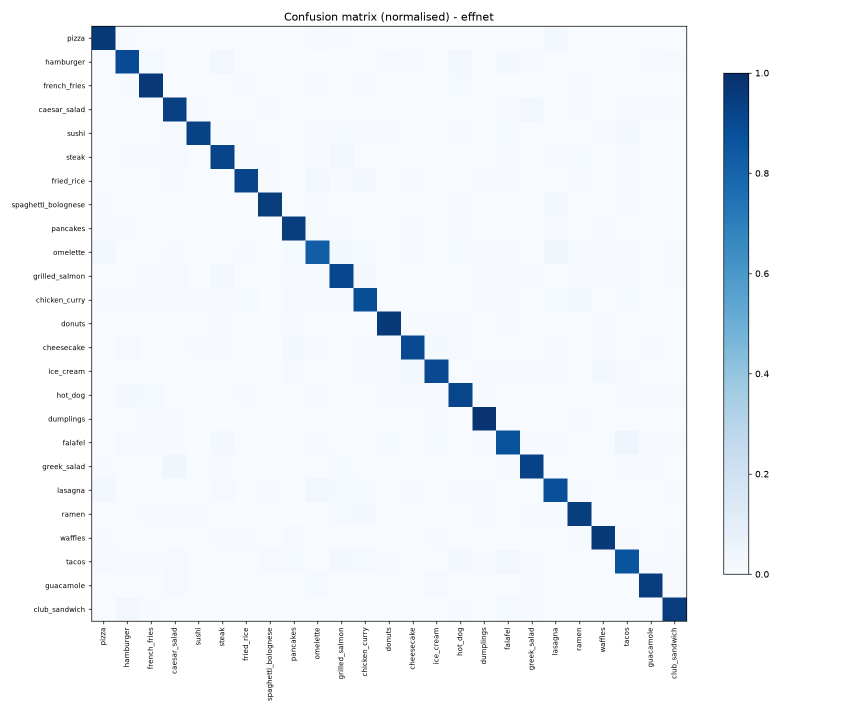
#> input picture reports/confusion_matrix_effnet.png, 1690 x 1430 px (shown at 1/2 size)
$ python -i quality.py   (imports and definitions only)   (older library calls are emulated)
#> lines starting #> are read from the running program, lines starting #| are printed output that depends on the picture
#> further down, picture is the input picture: shape (1430, 1690, 3); mean B, G, R 248.5, 243.8, 239.1
"""Image quality gate: blur, brightness, resolution checks.

Rejection reasons are user-facing and therefore in Azerbaijani.
"""

from __future__ import annotations

from dataclasses import dataclass, field

import cv2
import numpy as np

BLUR_THRESHOLD = 100.0
BRIGHTNESS_MIN = 40.0
BRIGHTNESS_MAX = 220.0
MIN_SIDE = 224


@dataclass
class QualityReport:
    """Result of the quality gate.

    Attributes:
        ok: True if the image passes all checks.
        reasons_az: Azerbaijani rejection reasons (empty when ok).
        scores: Raw measured values for logging/UI.
    """

    ok: bool
    reasons_az: list[str] = field(default_factory=list)
    scores: dict[str, float] = field(default_factory=dict)


def check_quality(img: np.ndarray) -> QualityReport:
    """Run blur, brightness and resolution checks on a BGR image.

    Args:
        img: BGR uint8 image (as returned by cv2.imread).

    Returns:
        QualityReport with ok flag, Azerbaijani reasons, and raw scores.
    """
    if img is None or img.size == 0:
        return QualityReport(False, ["Şəkil oxuna bilmədi."], {})

    gray = cv2.cvtColor(img, cv2.COLOR_BGR2GRAY)
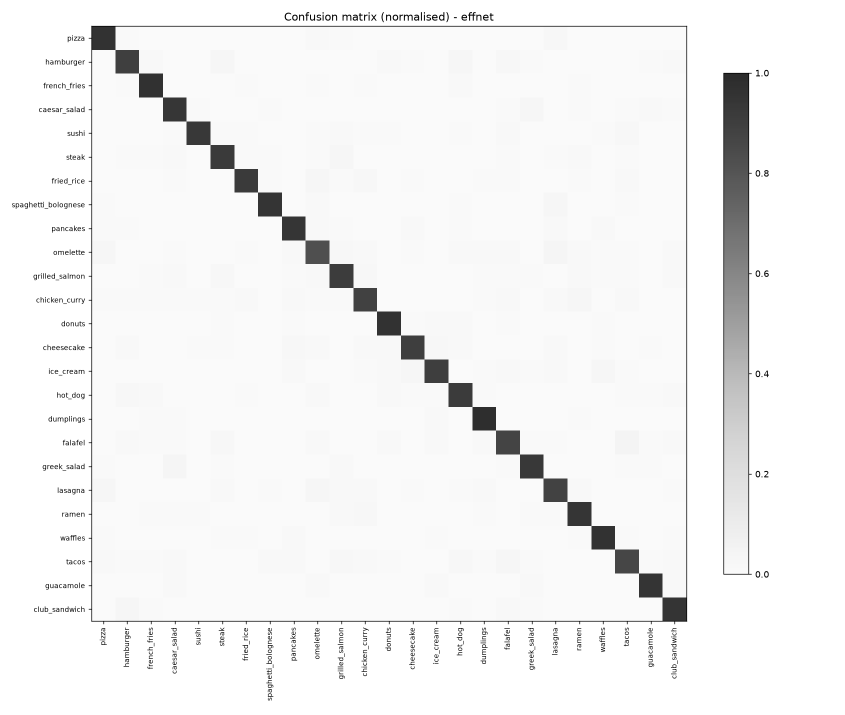
#> gray: shape (1430, 1690) (shown at 1/2 size); min 0, max 255, mean 242.8
    blur_score = float(cv2.Laplacian(gray, cv2.CV_64F).var())
#> blur_score = 1560.6

    hsv = cv2.cvtColor(img, cv2.COLOR_BGR2HSV)
#> hsv: shape (1430, 1690, 3); mean H, S, V 63.6, 12.8, 248.5
    brightness = float(hsv[:, :, 2].mean())
#> brightness = 248.5

    min_side = min(img.shape[:2])
#> min_side = 1430
    reasons: list[str] = []
    if blur_score < BLUR_THRESHOLD:
        reasons.append("Şəkil bulanıqdır, yenidən çəkin.")
    if brightness < BRIGHTNESS_MIN:
        reasons.append("Şəkil çox qaranlıqdır, işıqlı yerdə çəkin.")
    elif brightness > BRIGHTNESS_MAX:
        reasons.append("Şəkil həddindən artıq işıqlıdır, parıltını azaldın.")
    if min_side < MIN_SIDE:
        reasons.append(f"Şəkil çox kiçikdir (minimum {MIN_SIDE}px tərəf lazımdır).")

    scores = {"blur_score": round(blur_score, 1), "brightness": round(brightness, 1),
              "min_side": float(min_side)}
#> scores = {'blur_score': 1560.6, 'brightness': 248.5, 'min_side': 1430}
    return QualityReport(ok=not reasons, reasons_az=reasons, scores=scores)


# [4 lines not run here, left out]

>>> import cv2
>>> picture = cv2.imread('../../reports/confusion_matrix_effnet.png')
>>> result = check_quality(picture)

$ run again, on reports/confusion_matrix_simple.png
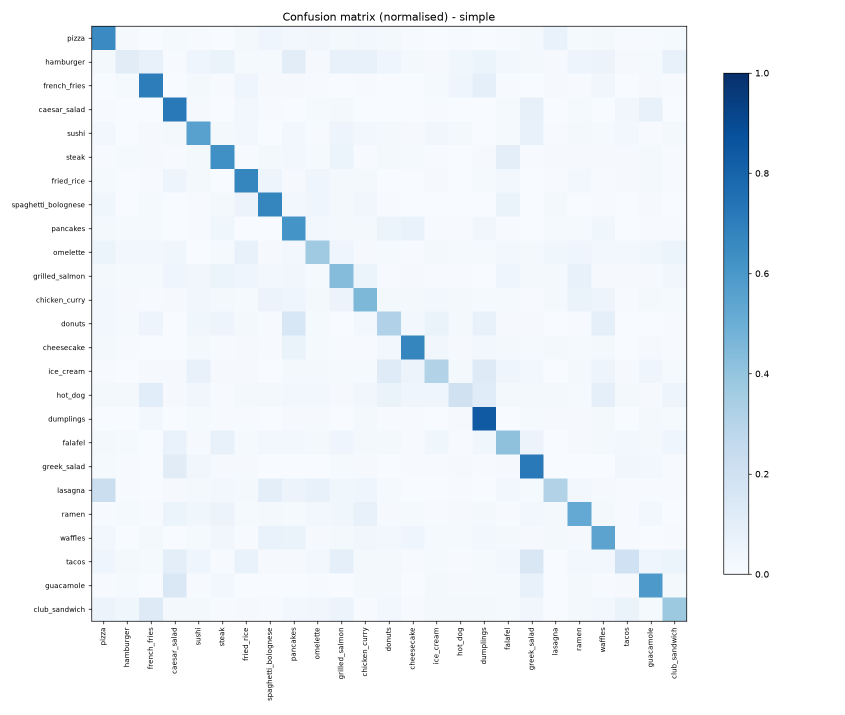
#> input picture reports/confusion_matrix_simple.png, 1690 x 1430 px (shown at 1/2 size)
#> picture is the input picture: shape (1430, 1690, 3); mean B, G, R 249.5, 244.7, 239.4
#> in check_quality, `gray = cv2.cvtColor(img, cv2.COLOR_BGR2GRAY)`:
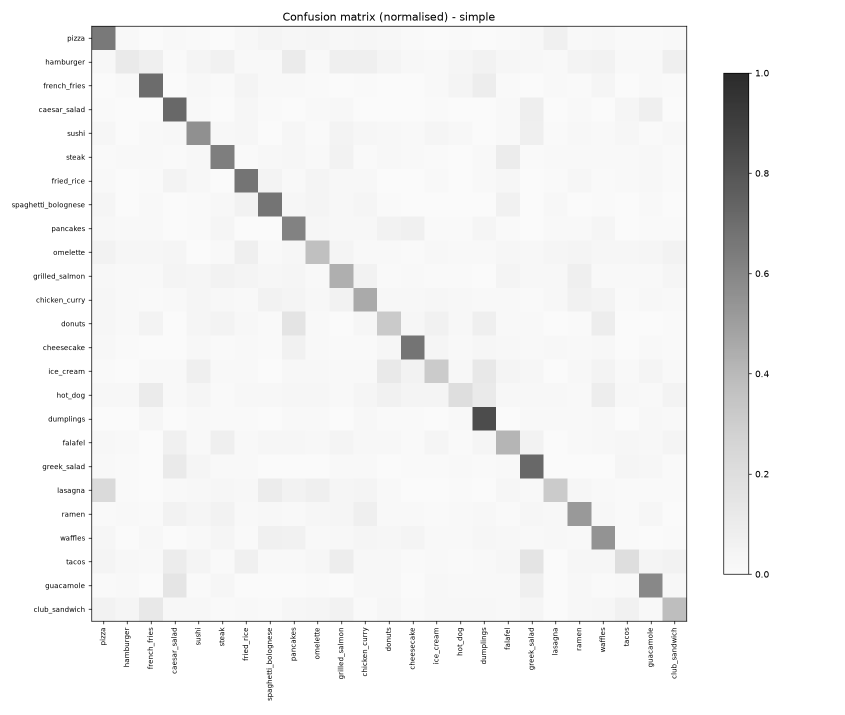
#> gray: shape (1430, 1690) (shown at 1/2 size); min 0, max 255, mean 243.6
#> blur_score = 1459
#> hsv: shape (1430, 1690, 3); mean H, S, V 63.6, 11.5, 249.5
#> brightness = 249.5
#> scores = {'blur_score': 1459, 'brightness': 249.5, 'min_side': 1430}

$ run again, on reports/model_comparison.png
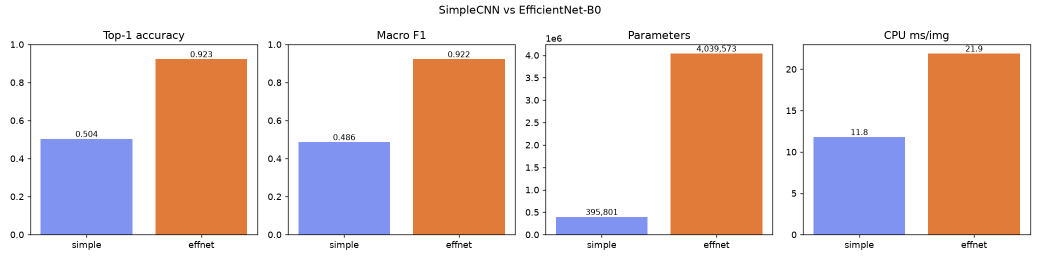
#> input picture reports/model_comparison.png, 2080 x 520 px (shown at 1/2 size)
#> picture is the input picture: shape (520, 2080, 3); mean B, G, R 200.9, 207.2, 229.7
#> in check_quality, `gray = cv2.cvtColor(img, cv2.COLOR_BGR2GRAY)`:
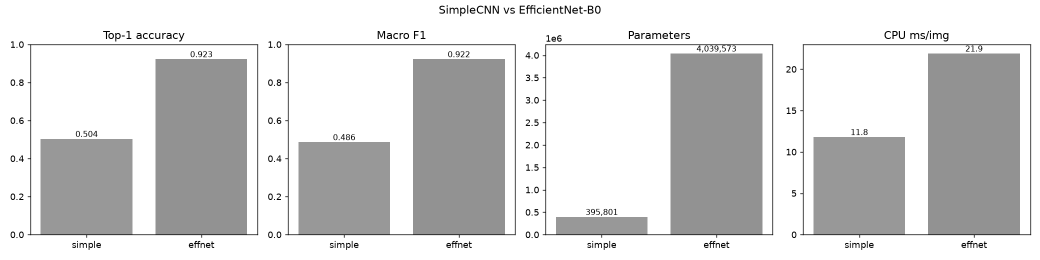
#> gray: shape (520, 2080) (shown at 1/2 size); min 0, max 255, mean 213.3
#> blur_score = 2408.6
#> hsv: shape (520, 2080, 3); mean H, S, V 14.7, 58.4, 241.3
#> brightness = 241.3
#> scores = {'blur_score': 2408.6, 'brightness': 241.3, 'min_side': 520}

$ run again, on reports/per_class_f1_effnet.png
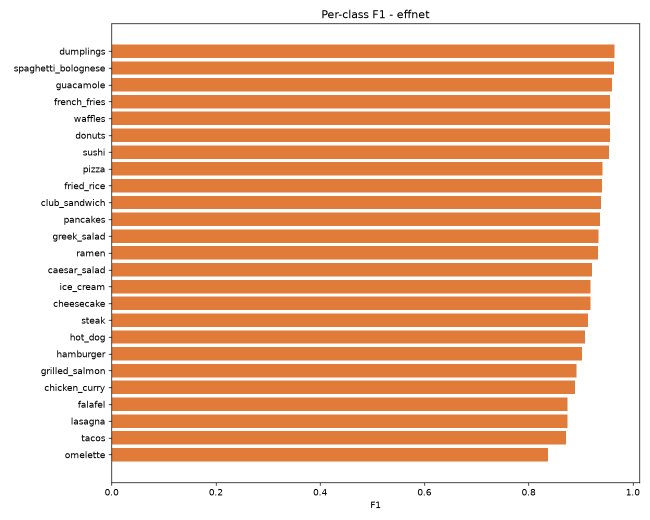
#> input picture reports/per_class_f1_effnet.png, 1300 x 1040 px (shown at 1/2 size)
#> picture is the input picture: shape (1040, 1300, 3); mean B, G, R 157.2, 188.8, 237
#> in check_quality, `gray = cv2.cvtColor(img, cv2.COLOR_BGR2GRAY)`:
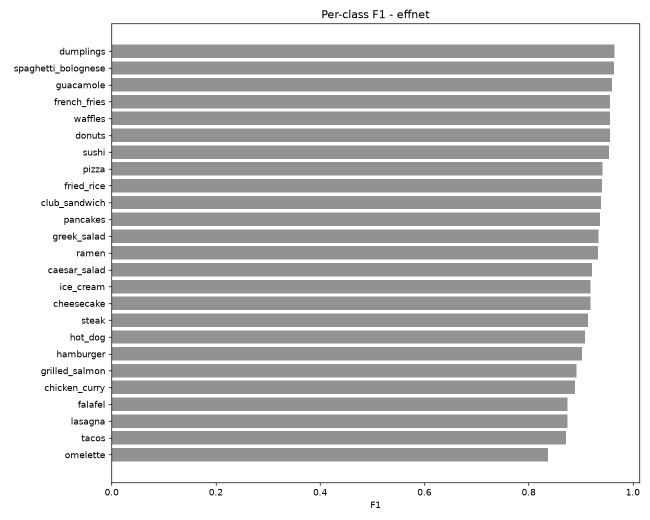
#> gray: shape (1040, 1300) (shown at 1/2 size); min 0, max 255, mean 199.7
#> blur_score = 2380.7
#> hsv: shape (1040, 1300, 3); mean H, S, V 5.7, 90.7, 237
#> brightness = 237
#> scores = {'blur_score': 2380.7, 'brightness': 237, 'min_side': 1040}
